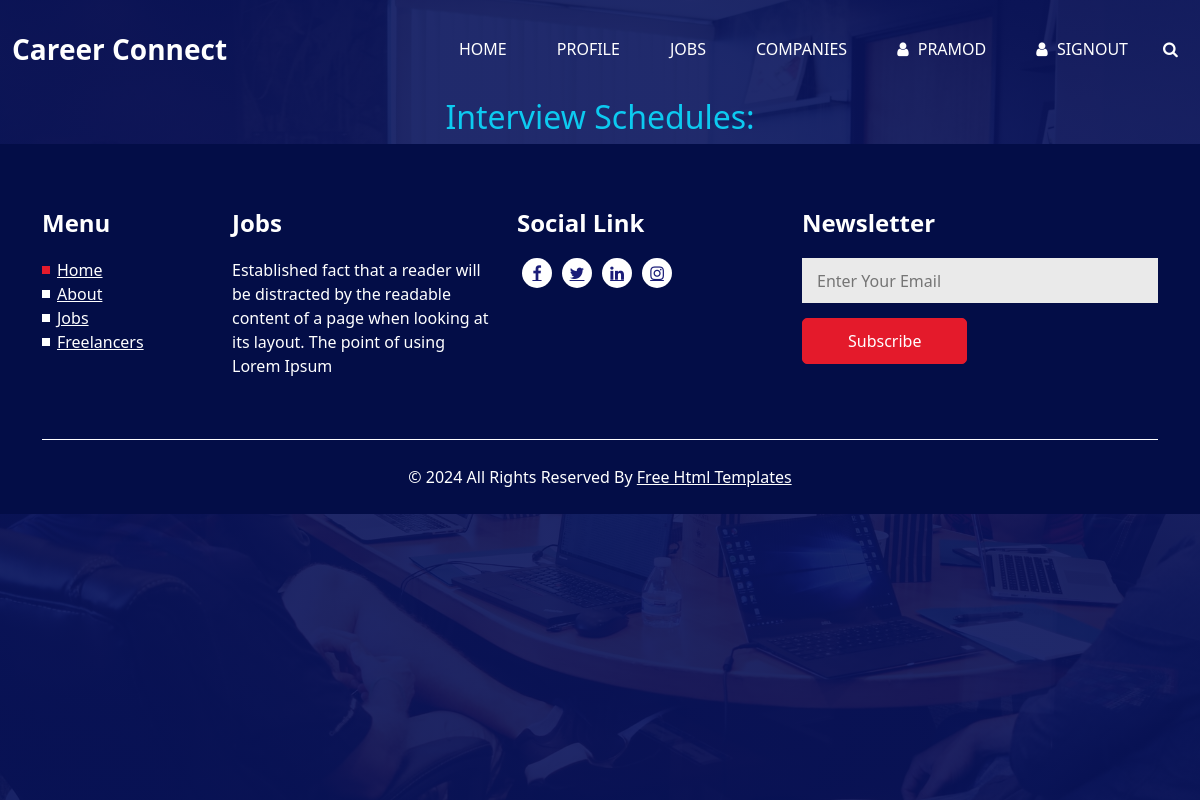
The app's page /career/interviewSchedulesUser (signed in), older data.
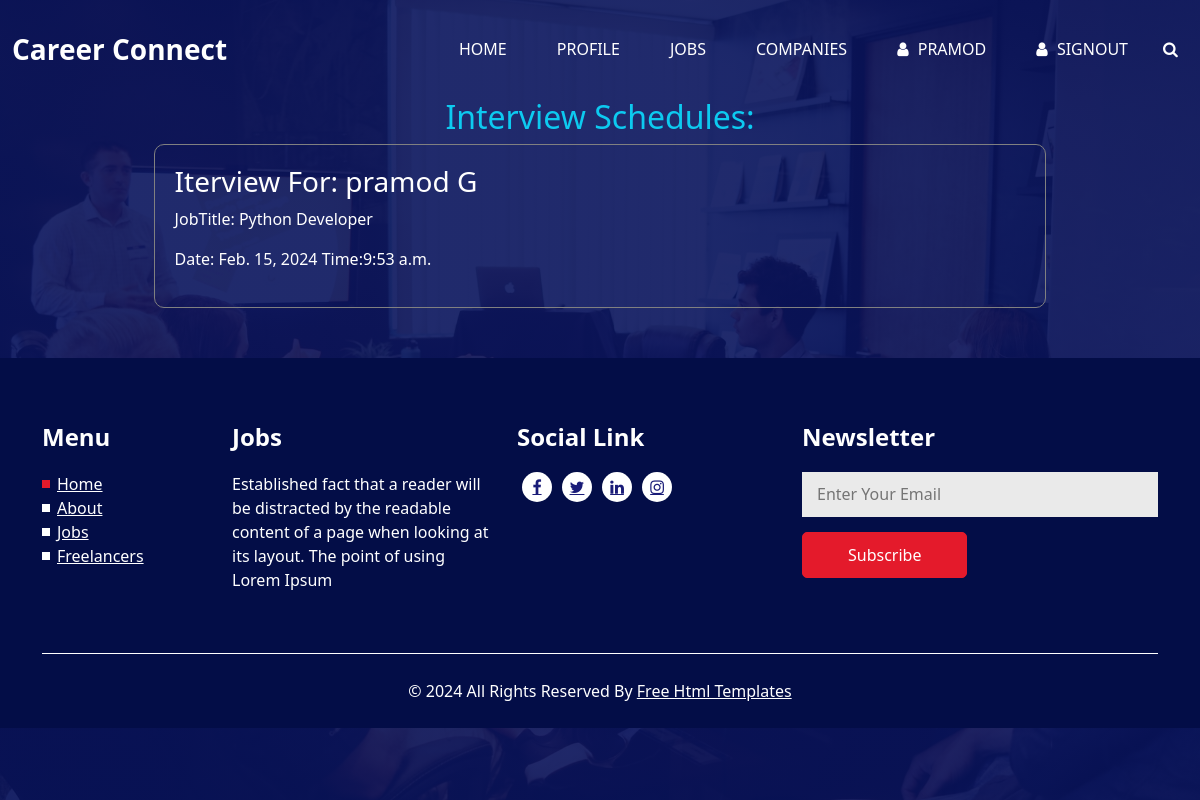
The same page, newer data.
### careers/models.py (models this page shows, shortened)
class InterViewSchedule(models.Model):
    date = models.DateField(auto_now_add = False)
    time = models.TimeField(auto_now_add = False)
    applicant = models.ForeignKey(User,on_delete = models.CASCADE )
    job = models.ForeignKey(Joblist,on_delete = models.CASCADE)
    company =  models.ForeignKey(RecruiterData,on_delete = models.CASCADE)

class Joblist(models.Model):
    options = (("Software","Software"),("IT","IT"),("Technical","Technical"),("Accounts","Accounts"),("Mamagement","Management"),("HR","HR"),("Marketing","Marketing"),("Other","Other"))
    Job_title = models.CharField(max_length = 255)
    job_category = models.CharField(max_length = 255,choices = options,null = True,blank = True)
    job_description = models.CharField(max_length = 255)
    Salary_start = models.IntegerField()
    Salary_end = models.IntegerField()
    Location = models.CharField(max_length = 255)
    mode_of_work = models.CharField(max_length = 255 , choices = (("Full time","Full time"),("Part Time","Part Time"),("Trainee","Trainee")))
    approval_status = models.BooleanField(default = False)
    recruiter = models.ForeignKey(User, on_delete = models.CASCADE, null=True, blank = True)
    company_profile = models.ForeignKey(RecruiterData, on_delete = models.CASCADE, null=True, blank = True)

### careers/views.py (the view)
# urls.py: path("interviewSchedulesUser",views.interviewSchedulesUser,name="interviewSchedulesUser"),
def interviewSchedulesUser(request):
    interview = InterViewSchedule.objects.filter(applicant = request.user)
    context = {
        "interview":interview
    }
    return render(request,"interviewschedulesuser.html",context)

### templates/interviewschedulesuser.html (shortened to what this page needs)
{% extends "homeindex.html" %}
{% block content %}
<link href="https://cdn.jsdelivr.net/npm/bootstrap@5.3.2/dist/css/bootstrap.min.css" rel="stylesheet">
<h2 class="text-center text-info">Interview Schedules: </h2>
<div class="container">
    {% for i in interview %}
    <div class="content">
        <h3>Iterview For:  {{i.applicant.first_name}} {{i.applicant.last_name}} </h3>
        <p>JobTitle: {{i.job.Job_title}}</p>
        <p>Date: {{i.date}} Time:{{i.time}}</p>
    </div>
    {% endfor  %}
</div>
 {% endblock %}

Row changes from the older to the newer data that the page shows:
added InterViewSchedule: applicant.first_name "pramod", applicant.last_name "G", job.Job_title "Python Developer", date "Feb. 15, 2024", time "9:53 a.m."
